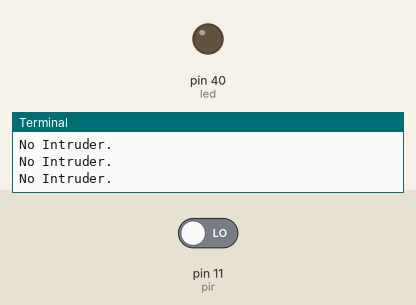
This program was run on a simulated Raspberry Pi (header pin numbers). On the bench: output pins drawn as LEDs (lit = HIGH), the last lines printed to the terminal. Inputs (shaded band) come from the test bench; at power-on: pin 11 (pir) LOW. The clock reads 2024-03-15 10:24:30 at power-on unless the program sets it; the camera gives no picture and a still takes 0.5 s.

Above: at 1.2 s.
1.3 s: pin 11 (pir) driven HIGH
At 2.6 s:
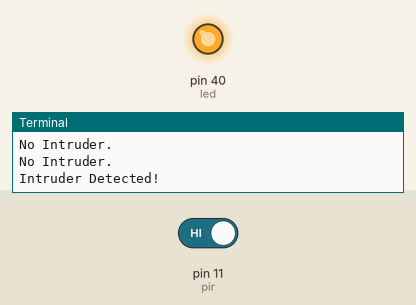
Timing chart, 0 to 4.3 s (numbered marks = the images above; inputs shaded):
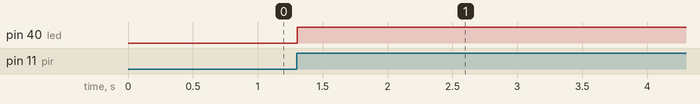

Measured:
- after the input at 1.3 s, pin 40 (led): LOW → HIGH at once

The program:

PiCam-PIR-led.py
```python
import RPi.GPIO as GPIO
import time
import picamera

led = 40
pir = 11
data = ""

GPIO.setwarnings(False)
GPIO.setmode(GPIO.BOARD)
GPIO.setup(led,GPIO.OUT)
GPIO.setup(pir,GPIO.IN)

def capture_image():
    data = time.strftime("%d_%b_%Y|%H:%M:%S")
    camera.start_preview()
    time.sleep(3)
    print (data)
    camera.capture('%s.jpg'%data)
    camera.stop_preview()
    time.sleep(1)

GPIO.output(led,0)
camera = picamera.PiCamera()
camera.rotation = 180
camera.awb_mode = 'auto'
camera.brightness = 55

while True:
    i = GPIO.input(pir)
    if i==0:
        print ("No Intruder.")
        GPIO.output(led,0)
        time.sleep(0.1)
    elif i==1:
        print("Intruder Detected!")
        GPIO.output(led,1)
        capture_image()
```
